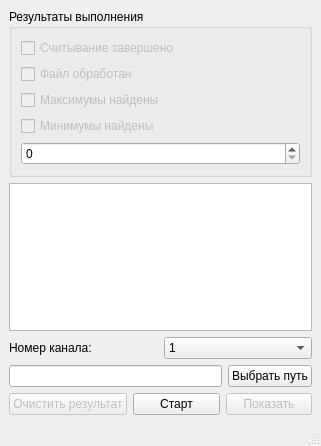
<?xml version="1.0" encoding="UTF-8"?>
<ui version="4.0">
 <class>MainWindow</class>
 <widget class="QMainWindow" name="MainWindow">
  <property name="geometry">
   <rect>
    <x>0</x>
    <y>0</y>
    <width>321</width>
    <height>446</height>
   </rect>
  </property>
  <property name="windowTitle">
   <string>MainWindow</string>
  </property>
  <widget class="QWidget" name="centralwidget">
   <layout class="QGridLayout" name="gridLayout_5">
    <item row="0" column="0">
     <layout class="QGridLayout" name="gridLayout_4">
      <item row="0" column="0">
       <widget class="QGroupBox" name="gb_result">
        <property name="title">
         <string>Результаты выполнения</string>
        </property>
        <layout class="QFormLayout" name="formLayout">
         <item row="0" column="0">
          <widget class="QCheckBox" name="chB_readSucces">
           <property name="enabled">
            <bool>false</bool>
           </property>
           <property name="text">
            <string>Считывание завершено</string>
           </property>
           <property name="checkable">
            <bool>true</bool>
           </property>
          </widget>
         </item>
         <item row="1" column="0">
          <widget class="QCheckBox" name="chB_procFileSucces">
           <property name="enabled">
            <bool>false</bool>
           </property>
           <property name="text">
            <string>Файл обработан</string>
           </property>
           <property name="checkable">
            <bool>true</bool>
           </property>
          </widget>
         </item>
         <item row="2" column="0">
          <widget class="QCheckBox" name="chB_maxSucess">
           <property name="enabled">
            <bool>false</bool>
           </property>
           <property name="text">
            <string>Максимумы найдены</string>
           </property>
           <property name="checkable">
            <bool>true</bool>
           </property>
          </widget>
         </item>
         <item row="3" column="0">
          <widget class="QCheckBox" name="chB_minSucess">
           <property name="enabled">
            <bool>false</bool>
           </property>
           <property name="text">
            <string>Минимумы найдены</string>
           </property>
          </widget>
         </item>
         <item row="4" column="0" colspan="2">
          <widget class="QSpinBox" name="spinBox"/>
         </item>
        </layout>
       </widget>
      </item>
      <item row="1" column="0">
       <widget class="QTextEdit" name="te_Result">
        <property name="readOnly">
         <bool>true</bool>
        </property>
       </widget>
      </item>
     </layout>
    </item>
    <item row="1" column="0">
     <layout class="QGridLayout" name="gridLayout">
      <item row="0" column="0">
       <widget class="QLabel" name="lb_numCh">
        <property name="text">
         <string>Номер канала:</string>
        </property>
       </widget>
      </item>
      <item row="0" column="1">
       <widget class="QComboBox" name="cmB_numCh">
        <item>
         <property name="text">
          <string>1</string>
         </property>
        </item>
        <item>
         <property name="text">
          <string>2</string>
         </property>
        </item>
        <item>
         <property name="text">
          <string>3</string>
         </property>
        </item>
       </widget>
      </item>
     </layout>
    </item>
    <item row="2" column="0">
     <layout class="QGridLayout" name="gridLayout_2">
      <item row="0" column="0">
       <widget class="QLineEdit" name="le_path">
        <property name="readOnly">
         <bool>true</bool>
        </property>
       </widget>
      </item>
      <item row="0" column="1">
       <widget class="QPushButton" name="pb_path">
        <property name="text">
         <string>Выбрать путь</string>
        </property>
       </widget>
      </item>
     </layout>
    </item>
    <item row="3" column="0">
     <layout class="QGridLayout" name="gridLayout_3">
      <item row="0" column="0">
       <widget class="QPushButton" name="pb_clearResult">
        <property name="enabled">
         <bool>false</bool>
        </property>
        <property name="text">
         <string>Очистить результат</string>
        </property>
       </widget>
      </item>
      <item row="0" column="1">
       <widget class="QPushButton" name="pb_start">
        <property name="text">
         <string>Старт</string>
        </property>
        <property name="flat">
         <bool>false</bool>
        </property>
       </widget>
      </item>
      <item row="0" column="2">
       <widget class="QPushButton" name="pb_showGraph">
        <property name="enabled">
         <bool>false</bool>
        </property>
        <property name="text">
         <string>Показать</string>
        </property>
       </widget>
      </item>
     </layout>
    </item>
   </layout>
  </widget>
  <widget class="QMenuBar" name="menubar">
   <property name="geometry">
    <rect>
     <x>0</x>
     <y>0</y>
     <width>321</width>
     <height>21</height>
    </rect>
   </property>
  </widget>
  <widget class="QStatusBar" name="statusbar"/>
 </widget>
 <resources/>
 <connections>
  <connection>
   <sender>pb_clearResult</sender>
   <signal>clicked()</signal>
   <receiver>te_Result</receiver>
   <slot>clear()</slot>
   <hints>
    <hint type="sourcelabel">
     <x>224</x>
     <y>369</y>
    </hint>
    <hint type="destinationlabel">
     <x>211</x>
     <y>248</y>
    </hint>
   </hints>
  </connection>
 </connections>
</ui>
